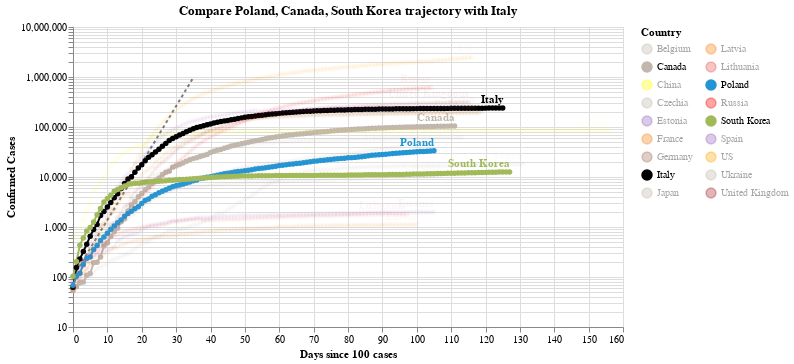

Source (notebook cell):
### Code cell
#hide_input
chart3 = make_since_chart(dff2, ['Poland', 'Canada', 'South Korea'], baseline_countries)
chart3

### Figure 1 — Vega-Lite specification as saved in the notebook (floating-point values rounded to 4 significant figures; data arrays with more than 128 entries replaced by an {"elided": "..."} marker saying what was removed)
{"config": {"view": {"continuousWidth": 400, "continuousHeight": 300}}, "layer": [{"data": {"name": "data-628230001892d6798b50651be41d1b3e"}, "mark": {"type": "line", "color": "black", "opacity": 0.5, "strokeDash": [3, 3]}, "encoding": {"x": {"type": "quantitative", "field": "Days since 100 cases"}, "y": {"type": "quantitative", "field": "Confirmed Cases"}}}, {"data": {"name": "data-97d416d33672a2d68bd29a7aa754a843"}, "mark": {"type": "line", "point": true}, "encoding": {"color": {"type": "nominal", "field": "Country", "legend": {"columns": 2}, "scale": {"domain": ["Belgium", "Canada", "China", "Czechia", "Estonia", "France", "Germany", "Italy", "Japan", "Latvia", "Lithuania", "Poland", "Russia", "South Korea", "Spain", "US", "Ukraine", "United Kingdom"], "range": ["#C1B7AD", "#C1B7AD", "yellow", "#C1B7AD", "#9467bd", "#F58518", "#9D755D", "black", "#C1B7AD", "#F58518", "#E45756", "#2495D3", "red", "#A1BA59", "#9467bd", "orange", "#C1B7AD", "brown"]}}, "opacity": {"condition": {"value": 1, "selection": "selector001"}, "value": 0.05}, "tooltip": [{"type": "nominal", "field": "Country"}, {"type": "temporal", "field": "Date"}, {"type": "quantitative", "field": "Confirmed Cases"}, {"type": "quantitative", "field": "Days since 100 cases"}], "x": {"type": "quantitative", "field": "Days since 100 cases"}, "y": {"type": "quantitative", "field": "Confirmed Cases", "scale": {"type": "log"}}}, "selection": {"selector001": {"type": "multi", "fields": ["Country"], "bind": "legend", "init": [{"Country": "Poland"}, {"Country": "Canada"}, {"Country": "South Korea"}, {"Country": "Italy"}]}}, "width": 550}, {"data": {"name": "data-97d416d33672a2d68bd29a7aa754a843"}, "mark": {"type": "text", "align": "right", "dy": -8, "fontWeight": "bold"}, "encoding": {"color": {"type": "nominal", "field": "Country", "legend": {"columns": 2}, "scale": {"domain": ["Belgium", "Canada", "China", "Czechia", "Estonia", "France", "Germany", "Italy", "Japan", "Latvia", "Lithuania", "Poland", "Russia", "South Korea", "Spain", "US", "Ukraine", "United Kingdom"], "range": ["#C1B7AD", "#C1B7AD", "yellow", "#C1B7AD", "#9467bd", "#F58518", "#9D755D", "black", "#C1B7AD", "#F58518", "#E45756", "#2495D3", "red", "#A1BA59", "#9467bd", "orange", "#C1B7AD", "brown"]}}, "opacity": {"condition": {"value": 1, "selection": "selector001"}, "value": 0.05}, "text": {"type": "nominal", "field": "Country"}, "tooltip": [{"type": "nominal", "field": "Country"}, {"type": "temporal", "field": "Date"}, {"type": "quantitative", "field": "Confirmed Cases"}, {"type": "quantitative", "field": "Days since 100 cases"}], "x": {"type": "quantitative", "field": "Days since 100 cases"}, "y": {"type": "quantitative", "field": "Confirmed Cases", "scale": {"type": "log"}}}, "transform": [{"filter": "(datum['Date'] >= 1593129600000)"}], "width": 550}], "title": "Compare Poland, Canada, South Korea trajectory with Italy", "$schema": "https://vega.github.io/schema/vega-lite/v4.0.2.json", "datasets": {"data-628230001892d6798b50651be41d1b3e": [{"Days since 100 cases": 0, "Confirmed Cases": 100.0}, {"Days since 100 cases": 1, "Confirmed Cases": 130.0}, {"Days since 100 cases": 2, "Confirmed Cases": 169.0}, {"Days since 100 cases": 3, "Confirmed Cases": 219.7}, {"Days since 100 cases": 4, "Confirmed Cases": 285.6}, {"Days since 100 cases": 5, "Confirmed Cases": 371.3}, {"Days since 100 cases": 6, "Confirmed Cases": 482.7}, {"Days since 100 cases": 7, "Confirmed Cases": 627.5}, {"Days since 100 cases": 8, "Confirmed Cases": 815.7}, {"Days since 100 cases": 9, "Confirmed Cases": 1060.0}, {"Days since 100 cases": 10, "Confirmed Cases": 1379.0}, {"Days since 100 cases": 11, "Confirmed Cases": 1792.0}, {"Days since 100 cases": 12, "Confirmed Cases": 2330.0}, {"Days since 100 cases": 13, "Confirmed Cases": 3029.0}, {"Days since 100 cases": 14, "Confirmed Cases": 3937.0}, {"Days since 100 cases": 15, "Confirmed Cases": 5119.0}, {"Days since 100 cases": 16, "Confirmed Cases": 6654.0}, {"Days since 100 cases": 17, "Confirmed Cases": 8650.0}, {"Days since 100 cases": 18, "Confirmed Cases": 11250.0}, {"Days since 100 cases": 19, "Confirmed Cases": 14620.0}, {"Days since 100 cases": 20, "Confirmed Cases": 19000.0}, {"Days since 100 cases": 21, "Confirmed Cases": 24710.0}, {"Days since 100 cases": 22, "Confirmed Cases": 32120.0}, {"Days since 100 cases": 23, "Confirmed Cases": 41750.0}, {"Days since 100 cases": 24, "Confirmed Cases": 54280.0}, {"Days since 100 cases": 25, "Confirmed Cases": 70560.0}, {"Days since 100 cases": 26, "Confirmed Cases": 91730.0}, {"Days since 100 cases": 27, "Confirmed Cases": 119300.0}, {"Days since 100 cases": 28, "Confirmed Cases": 155000.0}, {"Days since 100 cases": 29, "Confirmed Cases": 201500.0}, {"Days since 100 cases": 30, "Confirmed Cases": 262000.0}, {"Days since 100 cases": 31, "Confirmed Cases": 340600.0}, {"Days since 100 cases": 32, "Confirmed Cases": 442800.0}, {"Days since 100 cases": 33, "Confirmed Cases": 575600.0}, {"Days since 100 cases": 34, "Confirmed Cases": 748300.0}, {"Days since 100 cases": 35, "Confirmed Cases": 972800.0}], "data-97d416d33672a2d68bd29a7aa754a843": {"elided": "2080 records"}}}
